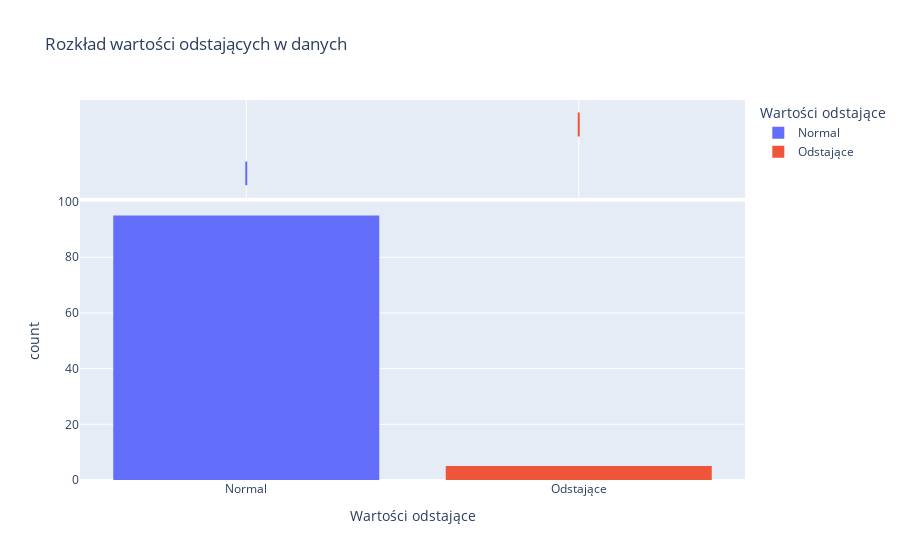

Here is the notebook cell this chart was saved with:
### Code cell
fig_hist = px.histogram(df, x='Wartości odstające', color='Wartości odstające',
                        title='Rozkład wartości odstających w danych', marginal='box')
fig_hist.show()

### Figure 1 — Plotly figure (JSON) as saved in the notebook; plotly's stock layout.template omitted (floating-point values rounded to 4 significant figures)
{"data": [{"alignmentgroup": "True", "bingroup": "x", "hovertemplate": "Wartości odstające=%{x}<br>count=%{y}<extra></extra>", "legendgroup": "Normal", "marker": {"color": "#636efa", "pattern": {"shape": ""}}, "name": "Normal", "offsetgroup": "Normal", "orientation": "v", "showlegend": true, "type": "histogram", "x": ["Normal", "Normal", "Normal", "Normal", "Normal", "Normal", "Normal", "Normal", "Normal", "Normal", "Normal", "Normal", "Normal", "Normal", "Normal", "Normal", "Normal", "Normal", "Normal", "Normal", "Normal", "Normal", "Normal", "Normal", "Normal", "Normal", "Normal", "Normal", "Normal", "Normal", "Normal", "Normal", "Normal", "Normal", "Normal", "Normal", "Normal", "Normal", "Normal", "Normal", "Normal", "Normal", "Normal", "Normal", "Normal", "Normal", "Normal", "Normal", "Normal", "Normal", "Normal", "Normal", "Normal", "Normal", "Normal", "Normal", "Normal", "Normal", "Normal", "Normal", "Normal", "Normal", "Normal", "Normal", "Normal", "Normal", "Normal", "Normal", "Normal", "Normal", "Normal", "Normal", "Normal", "Normal", "Normal", "Normal", "Normal", "Normal", "Normal", "Normal", "Normal", "Normal", "Normal", "Normal", "Normal", "Normal", "Normal", "Normal", "Normal", "Normal", "Normal", "Normal", "Normal", "Normal", "Normal"], "xaxis": "x", "yaxis": "y"}, {"alignmentgroup": "True", "hovertemplate": "Wartości odstające=%{x}<extra></extra>", "legendgroup": "Normal", "marker": {"color": "#636efa"}, "name": "Normal", "notched": true, "offsetgroup": "Normal", "showlegend": false, "type": "box", "x": ["Normal", "Normal", "Normal", "Normal", "Normal", "Normal", "Normal", "Normal", "Normal", "Normal", "Normal", "Normal", "Normal", "Normal", "Normal", "Normal", "Normal", "Normal", "Normal", "Normal", "Normal", "Normal", "Normal", "Normal", "Normal", "Normal", "Normal", "Normal", "Normal", "Normal", "Normal", "Normal", "Normal", "Normal", "Normal", "Normal", "Normal", "Normal", "Normal", "Normal", "Normal", "Normal", "Normal", "Normal", "Normal", "Normal", "Normal", "Normal", "Normal", "Normal", "Normal", "Normal", "Normal", "Normal", "Normal", "Normal", "Normal", "Normal", "Normal", "Normal", "Normal", "Normal", "Normal", "Normal", "Normal", "Normal", "Normal", "Normal", "Normal", "Normal", "Normal", "Normal", "Normal", "Normal", "Normal", "Normal", "Normal", "Normal", "Normal", "Normal", "Normal", "Normal", "Normal", "Normal", "Normal", "Normal", "Normal", "Normal", "Normal", "Normal", "Normal", "Normal", "Normal", "Normal", "Normal"], "xaxis": "x2", "yaxis": "y2"}, {"alignmentgroup": "True", "bingroup": "x", "hovertemplate": "Wartości odstające=%{x}<br>count=%{y}<extra></extra>", "legendgroup": "Odstające", "marker": {"color": "#EF553B", "pattern": {"shape": ""}}, "name": "Odstające", "offsetgroup": "Odstające", "orientation": "v", "showlegend": true, "type": "histogram", "x": ["Odstające", "Odstające", "Odstające", "Odstające", "Odstające"], "xaxis": "x", "yaxis": "y"}, {"alignmentgroup": "True", "hovertemplate": "Wartości odstające=%{x}<extra></extra>", "legendgroup": "Odstające", "marker": {"color": "#EF553B"}, "name": "Odstające", "notched": true, "offsetgroup": "Odstające", "showlegend": false, "type": "box", "x": ["Odstające", "Odstające", "Odstające", "Odstające", "Odstające"], "xaxis": "x2", "yaxis": "y2"}], "layout": {"barmode": "relative", "legend": {"title": {"text": "Wartości odstające"}, "tracegroupgap": 0}, "title": {"text": "Rozkład wartości odstających w danych"}, "xaxis": {"anchor": "y", "categoryarray": ["Normal", "Odstające"], "categoryorder": "array", "domain": [0, 1], "title": {"text": "Wartości odstające"}}, "xaxis2": {"anchor": "y2", "domain": [0, 1], "matches": "x", "showgrid": true, "showticklabels": false}, "yaxis": {"anchor": "x", "domain": [0, 0.7326], "title": {"text": "count"}}, "yaxis2": {"anchor": "x2", "domain": [0.7426, 1], "matches": "y2", "showgrid": false, "showline": false, "showticklabels": false, "ticks": ""}}}
